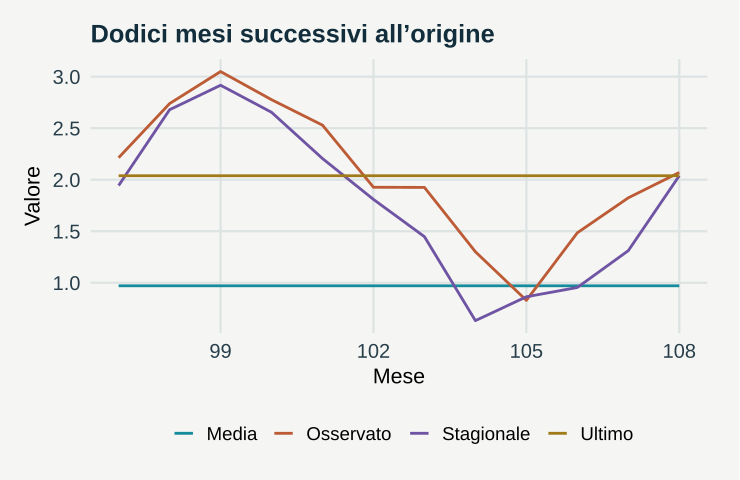

Write the R code that produced this figure.
# GeoStat Lab — funzioni comuni. R >= 4.3; ggplot2 >= 3.4; jsonlite.
suppressPackageStartupMessages(library(ggplot2))
col_geo <- c('#168B9C','#BC5B35','#7054A4','#A17B19','#227864','#64748B')
theme_set(theme_minimal(base_size=17, base_family='sans') + theme(
  plot.background=element_rect(fill='#F5F6F3',colour=NA),
  panel.background=element_rect(fill='#F5F6F3',colour=NA),
  panel.grid.minor=element_blank(),panel.grid.major=element_line(colour='#DCE3E2'),
  plot.title=element_text(size=19,face='bold',colour='#122D3B'),
  plot.subtitle=element_text(size=13,colour='#405560',margin=margin(b=12)),
  axis.text=element_text(size=15,colour='#273E4A'),axis.title=element_text(size=16),
  legend.position='bottom',legend.title=element_blank(),legend.text=element_text(size=14),
  strip.text=element_text(size=15,face='bold'),plot.margin=margin(18,24,18,18)))
metric <- function(...) data.frame(grandezza=names(c(...)),valore=as.character(c(...)),check.names=FALSE)
f <- function(x,d=3) {out<-formatC(x,digits=d,format='fg');out[!is.finite(x)]<-'Non definito';out}
line_plot <- function(d,x='x',y='y',title='',xl=x,yl=y,group=NULL) {
 p<-ggplot(d,aes(x=.data[[x]],y=.data[[y]]))
 if(is.null(group)) p<-p+geom_line(colour=col_geo[1],linewidth=1.05) else p<-p+aes(colour=.data[[group]],group=.data[[group]])+geom_line(linewidth=1)+scale_colour_manual(values=col_geo)
 p+labs(title=title,x=xl,y=yl)
}
point_plot <- function(d,x='x',y='y',title='',xl=x,yl=y,group=NULL) {
 p<-ggplot(d,aes(x=.data[[x]],y=.data[[y]]))
 if(is.null(group))p<-p+geom_point(colour=col_geo[1],size=2.5,alpha=.8) else p<-p+aes(colour=.data[[group]])+geom_point(size=2.7,alpha=.85)+scale_colour_manual(values=col_geo)
 p+labs(title=title,x=xl,y=yl)
}
hist_plot<-function(x,title='',xl='Valore',bins=20)ggplot(data.frame(x=x),aes(x))+geom_histogram(bins=bins,fill=col_geo[1],colour='#F5F6F3')+labs(title=title,x=xl,y='Frequenza')
bar_plot<-function(d,x='gruppo',y='valore',title='',yl='Valore')ggplot(d,aes(x=.data[[x]],y=.data[[y]],fill=.data[[x]]))+geom_col(width=.65)+scale_fill_manual(values=rep(col_geo,length.out=length(unique(d[[x]])) ))+guides(fill='none')+labs(title=title,x=NULL,y=yl)
map_plot<-function(d,z='z',title='',xl='Est [km]',yl='Nord [km]')ggplot(d,aes(x,y,fill=.data[[z]]))+geom_raster()+coord_equal()+scale_fill_gradientn(colours=c('#153F56','#298C9C','#B8CDB2','#F1D889','#AD542F'))+labs(title=title,x=xl,y=yl)
acf_data<-function(x,lag=20){a<-acf(x,lag.max=min(lag,length(x)-1),plot=FALSE);data.frame(x=as.vector(a$lag)[-1],y=as.vector(a$acf)[-1])}
# AR(1), distribuzione marginale stazionaria N(0, 1).
ar_series<-function(n,rho){x<-numeric(n);x[1]<-rnorm(1);for(i in 2:n)x[i]<-rho*x[i-1]+sqrt(1-rho^2)*rnorm(1);x}
# Distanze euclidee in unità metriche già dichiarate; nessuna conversione implicita di CRS.
dist_cross<-function(a,b)sqrt(outer(a[,1],b[,1],'-')^2+outer(a[,2],b[,2],'-')^2)
# Predittore IDW: i punti coincidenti ricevono esattamente il valore osservato.
idw<-function(xy,z,new,power=2){dd<-dist_cross(new,xy);apply(dd,1,function(d)if(any(d<1e-10))mean(z[d<1e-10])else weighted.mean(z,d^(-power)))}
# CART didattico binario: divisioni assiali che minimizzano l'impurità di Gini.
cart_fit<-function(x,y,depth=2,minleaf=4){
 node<-list(p=mean(y),n=length(y));if(depth<1||length(unique(y))<2||length(y)<2*minleaf)return(node)
 best<-Inf
 for(j in seq_len(ncol(x))){v<-sort(unique(x[,j])); if(length(v)<2)next
  for(cut in (head(v,-1)+tail(v,-1))/2){left<-x[,j]<=cut;nl<-sum(left);nr<-sum(!left);if(min(nl,nr)<minleaf)next
   score<-nl*mean(y[left])*(1-mean(y[left]))+nr*mean(y[!left])*(1-mean(y[!left]))
   if(score<best){best<-score;node$j<-j;node$cut<-cut;split<-left}
  }
 }
 if(is.finite(best)){node$left<-cart_fit(x[split,,drop=FALSE],y[split],depth-1,minleaf);node$right<-cart_fit(x[!split,,drop=FALSE],y[!split],depth-1,minleaf)};node
}
cart_predict<-function(tree,x)apply(x,1,function(row){t<-tree;while(!is.null(t$j))t<-if(row[t$j]<=t$cut)t$left else t$right;t$p})

p <- list(origin = 96, seed = 17)
set.seed(p$seed)

t <- 1:156

y <- 0.02 * t + sin(2 * pi * t/12) + rnorm(156, sd = 0.2)

o <- p$origin

h <- 1:12

actual <- y[o + h]

pred <- cbind(Media = rep(mean(y[1:o]), 12), Ultimo = rep(y[o], 12),
    Stagionale = y[(o - 11):o])

data <- data.frame(x = rep(o + h, 4), y = c(actual, as.vector(pred)), metodo = rep(c("Osservato", 
    colnames(pred)), each = 12))

plots <- list(line_plot(data, title = "Dodici mesi successivi all’origine", xl = "Mese", 
    yl = "Valore", group = "metodo"))

metrics <- metric(`MAE media` = f(mean(abs(actual - pred[, 1]))), `MAE ultimo` = f(mean(abs(actual - 
    pred[, 2]))), `MAE stagionale` = f(mean(abs(actual - pred[, 3]))))
print(metrics,row.names=FALSE)
ggplot2::ggsave('m10-riferimenti-A.svg',plots[[1]],device=svglite::svglite,width=7.7,height=5.0,bg='#F8F6F1')
